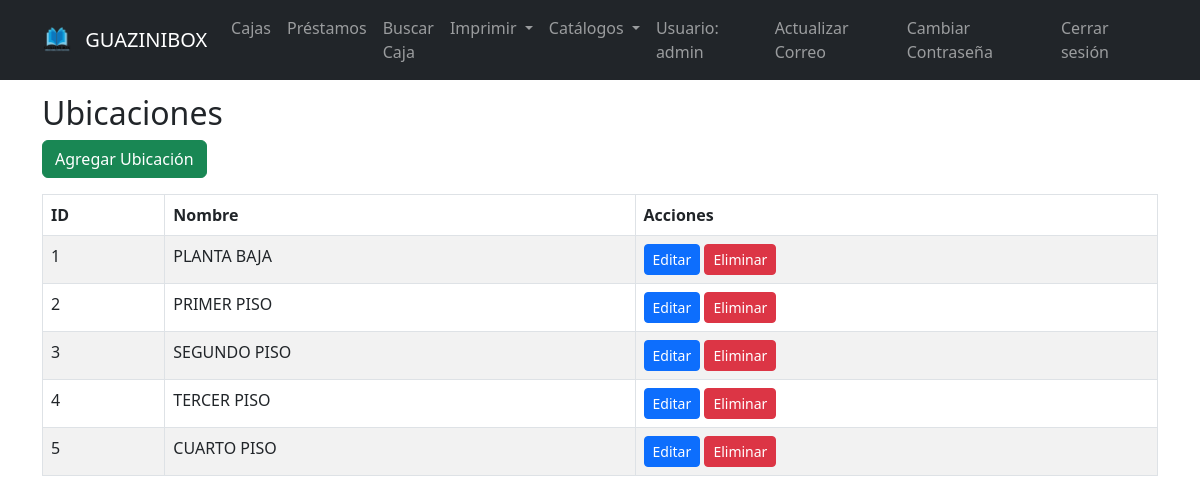
The page /ubicaciones (signed in) on the database its author committed.
### tables this page shows
CREATE TABLE users (
            id INTEGER PRIMARY KEY AUTOINCREMENT,
            username TEXT UNIQUE NOT NULL,
            password TEXT NOT NULL,
            email TEXT UNIQUE,
            reset_token TEXT,
            token_expiry TIMESTAMP
        );

CREATE TABLE ubicaciones (
            id INTEGER PRIMARY KEY AUTOINCREMENT,
            nombre TEXT NOT NULL
        );

### app.py (the view)
@app.route("/ubicaciones")
@login_required
def ubicaciones():
    ubs = get_ubicaciones()
    return render_template("ubicaciones.html", ubicaciones=ubs)

### app.py (called while the page is built)
def get_db_connection():
    conn = sqlite3.connect("archivo.db")
    conn.row_factory = sqlite3.Row
    return conn

def get_user_by_id(user_id):
    conn = get_db_connection()
    user = conn.execute("SELECT * FROM users WHERE id = ?", (user_id,)).fetchone()
    conn.close()
    if not user:
        return None
    return User(user["id"], user["username"], user["password"],
               user["email"] if "email" in user.keys() else None,
               user["reset_token"] if "reset_token" in user.keys() else None,
               user["token_expiry"] if "token_expiry" in user.keys() else None)

@login_manager.user_loader
def load_user(user_id):
    return get_user_by_id(user_id)

def get_ubicaciones():
    conn = get_db_connection()
    ubs = conn.execute("SELECT * FROM ubicaciones").fetchall()
    conn.close()
    return ubs

### templates/ubicaciones.html (shortened to what this page needs)
{% extends "base.html" %}
{% block content %}
<h2>Ubicaciones</h2>
<a href="{{ url_for('add_ubicacion') }}" class="btn btn-success mb-3">Agregar Ubicación</a>
<table class="table table-bordered table-striped">
  <thead>
    <tr>
      <th>ID</th>
      <th>Nombre</th>
      <th>Acciones</th>
    </tr>
  </thead>
  <tbody>
    {% for ubicacion in ubicaciones %}
    <tr>
      <td>{{ ubicacion.id }}</td>
      <td>{{ ubicacion.nombre }}</td>
      <td>
        <a href="{{ url_for('edit_ubicacion', ubicacion_id=ubicacion.id) }}" class="btn btn-primary btn-sm">Editar</a>
        <form action="{{ url_for('delete_ubicacion', ubicacion_id=ubicacion.id) }}" method="POST" style="display:inline-block;" onsubmit="return confirm('¿Estás seguro de eliminar esta ubicación?');">
          <button type="submit" class="btn btn-danger btn-sm">Eliminar</button>
        </form>
      </td>
    </tr>
    {% endfor %}
  </tbody>
</table>
{% endblock %}

### templates/base.html (shortened to what this page needs)
<!DOCTYPE html>
<html lang="es">
<head>
  <link href="https://cdn.jsdelivr.net/npm/bootstrap@5.3.0/dist/css/bootstrap.min.css" rel="stylesheet">
</head>
<body>
  <nav class="navbar navbar-expand-lg navbar-dark bg-dark fixed-top">
    <div class="container">
      <a class="navbar-brand" href="{{ url_for('index') }}">
        <img src="{{ url_for('static', filename='img/guazinibox_transparent.png') }}" alt="Logo" height="30" class="d-inline-block align-text-top me-2">
        GUAZINIBOX
      </a>
      {% if current_user.is_authenticated %}
      <div class="collapse navbar-collapse" id="navbarNav">
        <ul class="navbar-nav me-auto">
          <li class="nav-item"><a class="nav-link" href="{{ url_for('cajas') }}">Cajas</a></li>
          <li class="nav-item"><a class="nav-link" href="{{ url_for('prestamos') }}">Préstamos</a></li>
          <li class="nav-item"><a class="nav-link" href="{{ url_for('search_caja') }}">Buscar Caja</a></li>
          <li class="nav-item dropdown">
            <a class="nav-link dropdown-toggle" href="#" id="imprimirDropdown" role="button" data-bs-toggle="dropdown" aria-expanded="false">
              Imprimir
            </a>
          </li>
          <li class="nav-item dropdown">
            <a class="nav-link dropdown-toggle" href="#" id="catalogosDropdown" role="button" data-bs-toggle="dropdown" aria-expanded="false">
              Catálogos
            </a>
          </li>
        </ul>
        <ul class="navbar-nav">
          <li class="nav-item"><span class="nav-link">Usuario: {{ current_user.username }}</span></li>
          <li class="nav-item"><a class="nav-link" href="{{ url_for('update_email') }}">Actualizar Correo</a></li>
          <li class="nav-item"><a class="nav-link" href="{{ url_for('cambiar_clave') }}">Cambiar Contraseña</a></li>
          <li class="nav-item"><a class="nav-link" href="{{ url_for('logout') }}">Cerrar sesión</a></li>
        </ul>
      </div>
      {% else %}
      <ul class="navbar-nav ms-auto">
        <li class="nav-item"><a class="nav-link" href="{{ url_for('login') }}">Iniciar Sesión</a></li>
        <li class="nav-item"><a class="nav-link" href="{{ url_for('register') }}">Registrarse</a></li>
      </ul>
      {% endif %}
    </div>
  </nav>
  <div class="container mt-4">
    {% block content %}{% endblock %}
  </div>
</body>
</html>

### templates/base.html (style rules this page uses)
body { padding-top: 70px; }

### rows shown on the page
users: username "admin"
ubicaciones: id "1", nombre "PLANTA BAJA"
ubicaciones: id "2", nombre "PRIMER PISO"
ubicaciones: id "3", nombre "SEGUNDO PISO"
ubicaciones: id "4", nombre "TERCER PISO"
ubicaciones: id "5", nombre "CUARTO PISO"
